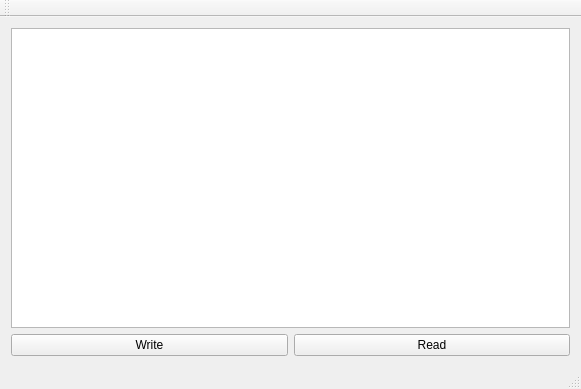
<?xml version="1.0" encoding="UTF-8"?>
<ui version="4.0">
 <class>MainWindow</class>
 <widget class="QMainWindow" name="MainWindow">
  <property name="geometry">
   <rect>
    <x>0</x>
    <y>0</y>
    <width>581</width>
    <height>389</height>
   </rect>
  </property>
  <property name="windowTitle">
   <string>MainWindow</string>
  </property>
  <widget class="QWidget" name="centralWidget">
   <layout class="QVBoxLayout" name="verticalLayout_2">
    <item>
     <layout class="QVBoxLayout" name="verticalLayout">
      <item>
       <widget class="QPlainTextEdit" name="plainTextEdit"/>
      </item>
      <item>
       <layout class="QHBoxLayout" name="horizontalLayout">
        <item>
         <widget class="QPushButton" name="pushButton">
          <property name="text">
           <string>Write</string>
          </property>
         </widget>
        </item>
        <item>
         <widget class="QPushButton" name="pushButton_2">
          <property name="text">
           <string>Read</string>
          </property>
         </widget>
        </item>
       </layout>
      </item>
     </layout>
    </item>
   </layout>
  </widget>
  <widget class="QMenuBar" name="menuBar">
   <property name="geometry">
    <rect>
     <x>0</x>
     <y>0</y>
     <width>581</width>
     <height>22</height>
    </rect>
   </property>
  </widget>
  <widget class="QToolBar" name="mainToolBar">
   <attribute name="toolBarArea">
    <enum>TopToolBarArea</enum>
   </attribute>
   <attribute name="toolBarBreak">
    <bool>false</bool>
   </attribute>
  </widget>
  <widget class="QStatusBar" name="statusBar"/>
 </widget>
 <layoutdefault spacing="6" margin="11"/>
 <resources/>
 <connections/>
</ui>
